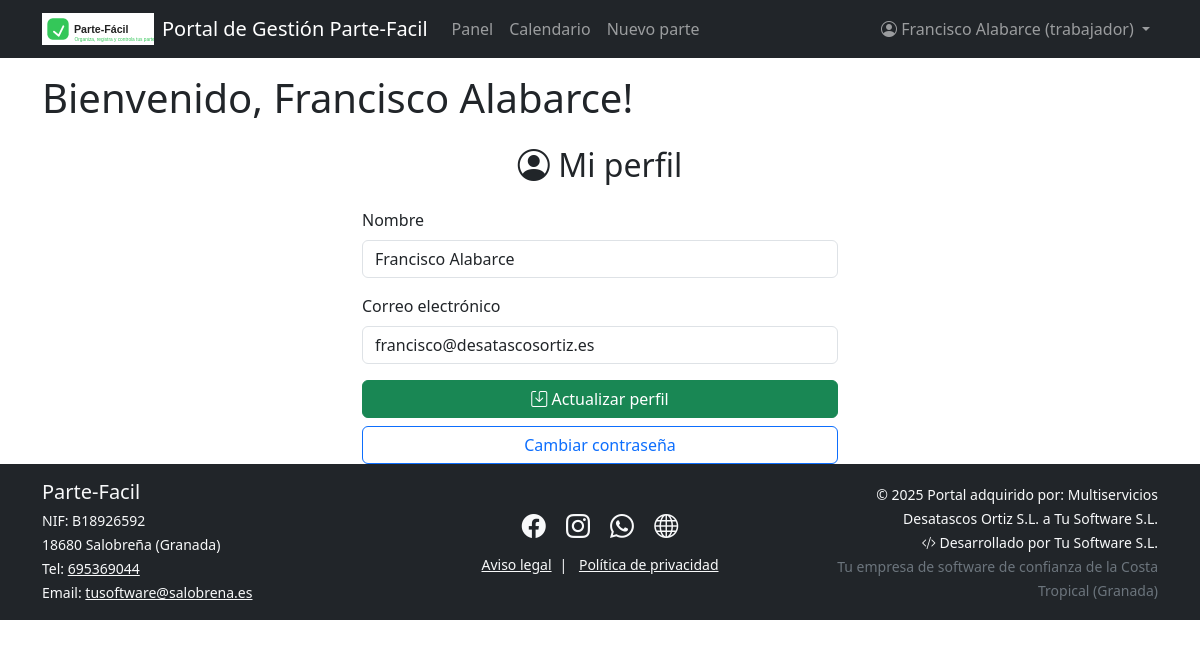
Screenshot of /perfil (signed in) with the database file from the repository.
### models.py (models this page shows)
class Usuario(UserMixin, db.Model):
    id = db.Column(db.Integer, primary_key=True)
    nombre = db.Column(db.String(50), nullable=False)
    email = db.Column(db.String(120), unique=True, nullable=False)
    contraseña = db.Column(db.String(200), nullable=False)
    rol = db.Column(db.String(20), nullable=False, default="trabajador")  # admin/trabajador
    trabajos = db.relationship('Trabajo', backref='trabajador', lazy=True)

### blueprints/auth.py (the view)
@auth_bp.route('/perfil', methods=['GET', 'POST'])
@login_required
def perfil():
    form = PerfilForm(obj=current_user)
    if form.validate_on_submit():
        current_user.nombre = form.nombre.data
        db.session.commit()
        flash('Perfil actualizado correctamente.')
        return redirect(url_for('auth.perfil'))
    return render_template('perfil.html', form=form)

### forms.py
class PerfilForm(FlaskForm):
    nombre = StringField('Nombre', validators=[DataRequired()])
    email = StringField('Correo electrónico', validators=[DataRequired(), Email()])
    submit = SubmitField('Actualizar perfil')

### app.py (called while the page is built)
@login_manager.user_loader
def load_user(user_id):
    from models import Usuario
    return Usuario.query.get(int(user_id))

@app.context_processor
def inject_now():
    from datetime import datetime
    return {'now': datetime.now()}

### templates/perfil.html (shortened to what this page needs)
{% extends "base.html" %}
{% block content %}
<div class="container mt-4" style="max-width: 500px;">
    <h2 class="mb-4 text-center"><i class="bi bi-person-circle"></i> Mi perfil</h2>
    <form method="POST">
        <div class="mb-3">
            {{ form.nombre.label(class="form-label") }}
            {{ form.nombre(class="form-control") }}
        </div>
        <div class="mb-3">
            {{ form.email.label(class="form-label") }}
            {{ form.email(class="form-control", readonly=true) }}
        </div>
        <div class="d-grid gap-2">
            <button type="submit" class="btn btn-success"><i class="bi bi-save"></i> Actualizar perfil</button>
            <a href="{{ url_for('auth.cambiar_contrasena') }}" class="btn btn-outline-primary">Cambiar contraseña</a>
        </div>
    </form>
</div>
{% endblock %}

### templates/base.html (shortened to what this page needs)
<!DOCTYPE html>
<html lang="es">
<head>
    <link href="https://cdn.jsdelivr.net/npm/bootstrap@5.3.0/dist/css/bootstrap.min.css" rel="stylesheet">
    <link rel="stylesheet" href="https://cdn.jsdelivr.net/npm/bootstrap-icons@1.11.1/font/bootstrap-icons.css">
</head>
<body>
    {% include 'navbar.html' %}
    {% if current_user.is_authenticated %}
        <div class="container mt-3">
            <h1>Bienvenido, {{ current_user.nombre }}!</h1>
        </div>
    {% else %}
        <div class="container mt-3">
            <h1>Bienvenido a Parte-Fácil</h1>
            <p>Por favor, inicia sesión para acceder a tu panel de trabajo.</p>
        </div>
    {% endif %}
    <div class="container">
        {% block content %}{% endblock %}
    </div>
    {% include 'footer.html' %}
</body>
</html>

### templates/navbar.html (shortened to what this page needs)
<nav class="navbar navbar-expand-lg navbar-dark bg-dark">
  <div class="container">
    <a class="navbar-brand d-flex align-items-center gap-2" href="{{ url_for('main.empresa') }}">
      <img src="{{ url_for('static', filename='images/logo.svg') }}" alt="Logo" height="32" style="vertical-align: middle;">
      <span>Portal de Gestión Parte-Facil</span>
    </a>
    <div class="collapse navbar-collapse" id="navbarNav">
      {% if current_user.is_authenticated %}
        <ul class="navbar-nav me-auto mb-2 mb-lg-0">
          <li class="nav-item">
            <a class="nav-link" href="{{url_for('dashboard.dashboard') }}">Panel</a>
          </li>
          <li class="nav-item">
            <a class="nav-link" href="{{ url_for('dashboard.calendar') }}">Calendario</a>
          </li>
          <li class="nav-item">
            <a class="nav-link" href="{{ url_for('trabajos.add_work') }}">Nuevo parte</a>
          </li>
        </ul>
        <ul class="navbar-nav ms-auto mb-2 mb-lg-0">
          <li class="nav-item dropdown">
            <a class="nav-link dropdown-toggle" href="#" id="navbarUserDropdown" role="button" data-bs-toggle="dropdown" aria-expanded="false">
              <i class="bi bi-person-circle"></i> {{ current_user.nombre }} ({{ current_user.rol }})
            </a>
          </li>
        </ul>
      {% else %}
        <ul class="navbar-nav ms-auto">
          <li class="nav-item">
            <a class="nav-link" href="{{ url_for('auth.login') }}">Acceso empleados</a>
          </li>
        </ul>
      {% endif %}
    </div>
  </div>
</nav>

### rows the page displays
Usuario: nombre "Francisco Alabarce", rol "trabajador", email "francisco@desatascosortiz.es"
